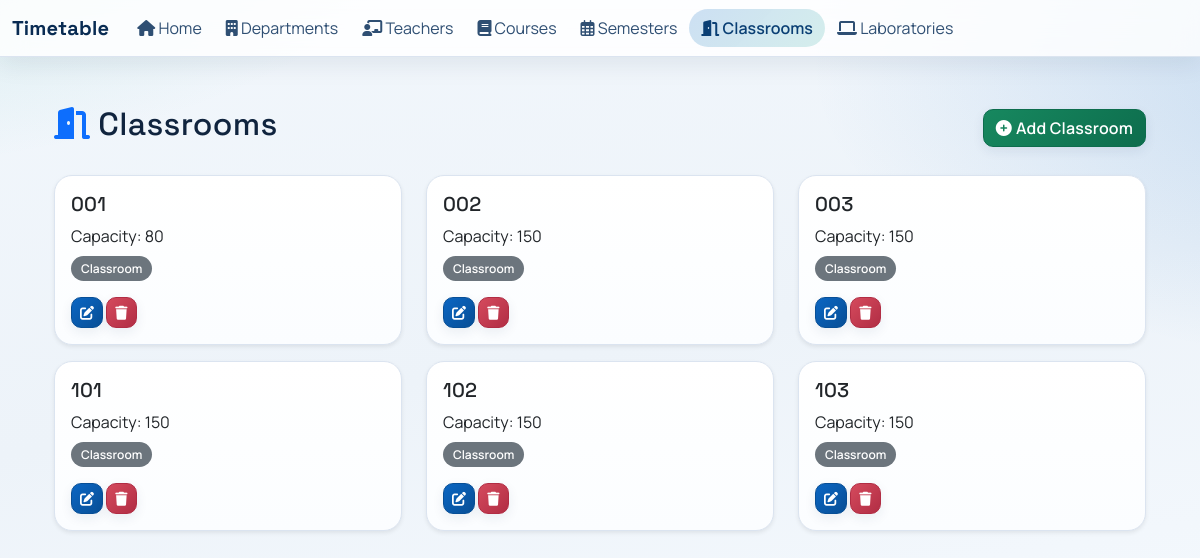
The page /classrooms/ on the database its author committed.
### scheduler/models.py (models this page shows, shortened)
class Classroom(models.Model):
    room_number = models.CharField(max_length=50)
    capacity = models.PositiveIntegerField()
    is_lab = models.BooleanField(default=False)
    division = models.ForeignKey(
        Division,
        on_delete=models.SET_NULL,
        null=True,
        blank=True,
        related_name='classrooms',
        help_text='Division this room/lab is assigned to',
    )

### scheduler/views.py (the view)
# urls.py: path('classrooms/', views.ClassroomListView.as_view(), name='classroom_list'),
class ClassroomListView(BaseRoomListView):
    pass

### scheduler/views.py (called while the page is built)
    def get_queryset(self):
        return (
            Classroom.objects
            .filter(is_lab=self.is_lab)
            .select_related('division__semester__course')
            .order_by('room_number')
        )

    def _context_room_meta(self):
        return {
            'room_type_singular': self.room_type_singular,
            'room_type_plural': self.room_type_plural,
            'list_url_name': self.list_url_name,
            'add_url_name': self.add_url_name,
            'edit_url_name': self.edit_url_name,
            'delete_url_name': self.delete_url_name,
            'detail_url_name': self.detail_url_name,
        }

    def get_context_data(self, **kwargs):
        ctx = super().get_context_data(**kwargs)
        ctx.update(self._context_room_meta())
        return ctx

### templates/room_list.html (shortened to what this page needs)
{% extends "base.html" %}
{% block content %}
<div class="container py-4">
    <div class="d-flex justify-content-between align-items-center mb-4">
        <h2><i class="fa-solid fa-door-open me-2 text-primary"></i>{{ room_type_plural }}</h2>
        <a href="{% url add_url_name %}" class="btn btn-success">
            <i class="fa-solid fa-circle-plus me-1"></i>Add {{ room_type_singular }}
        </a>
    </div>
    <div class="row">
        {% for room in rooms %}
            <div class="col-md-4 mb-3">
                <div class="card shadow-sm hover-card h-100 room-card position-relative">
                    <div class="card-body">
                        <h5 class="card-title mb-2">{{ room.room_number }}</h5>
                        <p class="mb-1">Capacity: {{ room.capacity }}</p>
                        {% if room.is_lab %}
                            <span class="badge text-bg-info mt-1">Laboratory</span>
                        {% else %}
                            <span class="badge text-bg-secondary mt-1">Classroom</span>
                        {% endif %}
                        <div class="mt-3 room-card-actions">
                            <a href="{% url edit_url_name room.pk %}" class="btn btn-sm btn-primary">
                                <i class="fa-solid fa-pen-to-square"></i>
                            </a>
                            <a href="{% url delete_url_name room.pk %}" class="btn btn-sm btn-danger">
                                <i class="fa-solid fa-trash"></i>
                            </a>
                        </div>
                    </div>
                </div>
        </div>
        {% empty %}
            <p><i class="fa-regular fa-folder-open me-1"></i>No {{ room_type_plural|lower }} available.</p>
        {% endfor %}
    </div>
</div>
{% endblock %}

### templates/base.html (shortened to what this page needs)
{% load static %}
<!DOCTYPE html>
<html lang="en">
<head>
    <link href="https://cdn.jsdelivr.net/npm/bootstrap@5.3.0/dist/css/bootstrap.min.css" rel="stylesheet">
    <link href="https://cdnjs.cloudflare.com/ajax/libs/font-awesome/6.5.2/css/all.min.css" rel="stylesheet">
    <link href="{% static 'css/styles.css' %}" rel="stylesheet">
</head>
<body>
<nav class="navbar navbar-expand-lg navbar-light bg-light app-navbar">
  <div class="container-fluid">
    <a class="navbar-brand" href="{% url 'scheduler:home' %}">Timetable</a>
    <div class="collapse navbar-collapse" id="navbarNav">
      <ul class="navbar-nav">
        <li class="nav-item">
          <a class="nav-link" aria-current="page" href="{% url 'scheduler:home' %}"><i class="fa-solid fa-house"></i> Home</a>
        </li>
        <li class="nav-item">
          <a class="nav-link" href="{% url 'scheduler:department_list' %}"><i class="fa-solid fa-building"></i> Departments</a>
        </li>
        <li class="nav-item">
          <a class="nav-link" href="{% url 'scheduler:teacher_list' %}"><i class="fa-solid fa-chalkboard-user"></i> Teachers</a>
        </li>
        <li class="nav-item">
          <a class="nav-link" href="{% url 'scheduler:course_list' %}"><i class="fa-solid fa-book"></i> Courses</a>
        </li>
        <li class="nav-item">
          <a class="nav-link" href="{% url 'scheduler:semester_list' %}"><i class="fa-regular fa-calendar-days"></i> Semesters</a>
        </li>
        <li class="nav-item">
          <a class="nav-link" href="{% url 'scheduler:classroom_list' %}"><i class="fa-solid fa-door-open"></i> Classrooms</a>
        </li>
        <li class="nav-item">
          <a class="nav-link" href="{% url 'scheduler:laboratory_list' %}"><i class="fa-solid fa-laptop"></i> Laboratories</a>
        </li>
      </ul>
    </div>
  </div>
</nav>
<main class="container mt-4 app-shell">
    {% block content %}{% endblock %}
</main>
</body>
</html>

### static/css/styles.css (style rules this page uses)
:root { --app-bg: #edf3f9; --app-surface: #ffffff; --app-surface-soft: #f8fbff; --app-border: #dbe4f0; --app-text: #10243e; --app-muted: #5c6f87; --app-brand: #0b66c3; --app-brand-strong: #084f96; --app-brand-soft: rgba(11, 102, 195, 0.12); --app-accent: #0f9f8f; --app-danger: #c4384e; --radius-sm: 10px; --radius-md: 14px; --radius-lg: 18px; --shadow-sm: 0 8px 22px rgba(16, 36, 62, 0.08); --shadow-md: 0 16px 38px rgba(16, 36, 62, 0.14); --transition-fast: 180ms ease; --transition-slow: 300ms ease; }
* { box-sizing: border-box; }
html, body { min-height: 100%; }
body { font-family: "Manrope", "Segoe UI", Arial, sans-serif; color: var(--app-text); background: radial-gradient(1600px 750px at -20% -20%, rgba(15, 159, 143, 0.2), transparent 45%), radial-gradient(1400px 680px at 120% 8%, rgba(11, 102, 195, 0.2), transparent 45%), linear-gradient(170deg, #f2f7fc 0%, var(--app-bg) 45%, #f7fbff 100%); margin: 0; overflow-x: hidden; }
h1, h2, h3, h4, h5, h6, .navbar-brand { font-family: "Space Grotesk", "Manrope", sans-serif; letter-spacing: 0.01em; }
p, small { color: inherit; }
a { color: var(--app-brand); transition: color var(--transition-fast); }
.app-navbar { position: sticky; top: 0; z-index: 1040; backdrop-filter: blur(12px); background: rgba(255, 255, 255, 0.82) !important; border-bottom: 1px solid var(--app-border); box-shadow: 0 8px 24px rgba(13, 35, 64, 0.08); }
.navbar-brand { font-weight: 700; color: #092c53 !important; }
.nav-link { border-radius: 999px; padding: 0.45rem 0.75rem !important; color: #2f4f73 !important; transition: background-color var(--transition-fast), transform var(--transition-fast), color var(--transition-fast); }
.nav-link.is-active { background: linear-gradient(135deg, rgba(11, 102, 195, 0.2) 0%, rgba(15, 159, 143, 0.17) 100%); color: #0a3f74 !important; font-weight: 600; }
.app-shell { padding-bottom: 2rem; }
.container { transition: transform var(--transition-fast); }
.card { border: 1px solid var(--app-border); border-radius: var(--radius-lg); box-shadow: var(--shadow-sm); background-color: #ffffff; background-image: linear-gradient(180deg, #ffffff 0%, #fbfdff 100%); transition: transform var(--transition-fast), box-shadow var(--transition-slow), border-color var(--transition-fast); }
.hover-card { transition: transform var(--transition-fast), box-shadow var(--transition-slow), border-color var(--transition-fast); }
.room-card-actions { position: relative; z-index: 2; }
.btn { font-weight: 600; letter-spacing: 0.01em; border-radius: var(--radius-sm); border-width: 1px; box-shadow: 0 4px 12px rgba(25, 50, 86, 0.08); transition: transform var(--transition-fast), box-shadow var(--transition-fast), filter var(--transition-fast); }
.btn-primary { background: linear-gradient(135deg, var(--app-brand) 0%, var(--app-brand-strong) 100%); border-color: var(--app-brand-strong); }
.btn-success { background: linear-gradient(135deg, #17885f 0%, #0d6d4d 100%); border-color: #0d6d4d; }
.btn-danger { background: linear-gradient(135deg, #d54a5d 0%, #b12d44 100%); border-color: #b12d44; }
.badge { border-radius: 999px; padding: 0.4rem 0.62rem; font-weight: 600; }
.reveal-in { opacity: 1; transform: translateY(0); transition: opacity 420ms ease, transform 420ms ease; }

### rows shown on the page
Classroom: room_number "001", capacity "80", is_lab "Classroom"
Classroom: room_number "002", capacity "150", is_lab "Classroom"
Classroom: room_number "003", capacity "150", is_lab "Classroom"
Classroom: room_number "101", capacity "150", is_lab "Classroom"
Classroom: room_number "102", capacity "150", is_lab "Classroom"
Classroom: room_number "103", capacity "150", is_lab "Classroom"

### other values the page prints
{{ room_type_plural }} "Classrooms"
{{ room_type_singular }} "Classroom"
